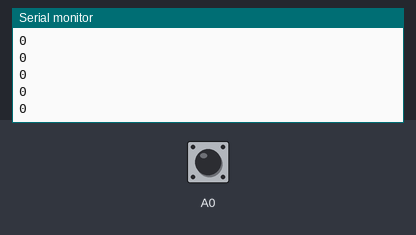
This sketch was run on a simulated Arduino Uno, built with avr-gcc and run on an emulated ATmega328P. On the bench: the last lines printed to the serial monitor. The test bench sets the inputs (shaded band); at power-on: A0 HIGH.

Above: at 1.2 s.
1.3 s: A0 pulled LOW for 0.15 s
At 1.9 s:
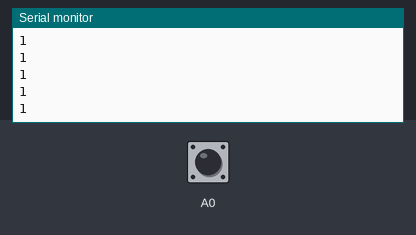
2.9 s: A0 pulled LOW for 1 s
5.4 s: A0 pulled LOW for 0.15 s
At 6.5 s:
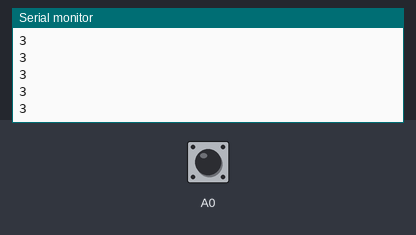
Timing chart, 0 to 8.4 s (numbered marks = the images above; inputs shaded):
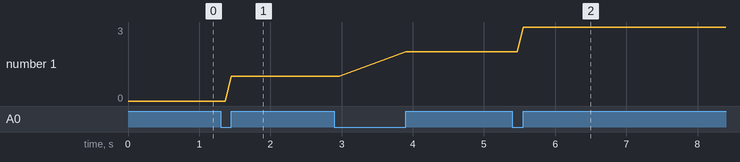

The sketch:

button.ino
```cpp
int cnt = 0;
void setup() {
  // put your setup code here, to run once:
  pinMode(A0,INPUT_PULLUP);
  Serial.begin(9600);

}

void loop() {
  Serial.println(cnt);
  // put your main code here, to run repeatedly:
  if(digitalRead(A0)==LOW){
    cnt++;
    delay(100);
    while(digitalRead(A0)==LOW){}
  }

}
```

Measured:
- after the input at 1.3 s, the serial monitor: prints a new line after 0.15 s (image 1)
- after the input at 5.4 s, the serial monitor: prints a new line after 0.15 s (image 2)
- plotted number 1: 0 → 1 after the input at 1.3 s, 1 → 2 after the input at 2.9 s, 2 → 3 after the input at 5.4 s
